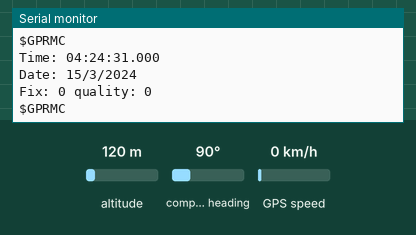
Simulated run of this sketch. Board: Teensy 4. Parts: the last lines printed to the serial monitor. Inputs (shaded band) come from the test bench; at power-on: altitude 120 m, compass heading 90°, GPS speed 0 km/h. The GPS gets a fix after 3 s at 37.7749, -122.4194 with 8 satellites; no radio packets arrive unless stated.

Above: at 2.3 s.
2.4 s: altitude set to 20 m
At 4.12 s:
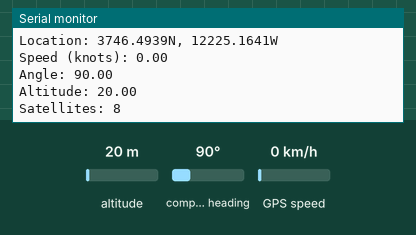
5.5 s: compass heading set to 7°
At 6.8 s:
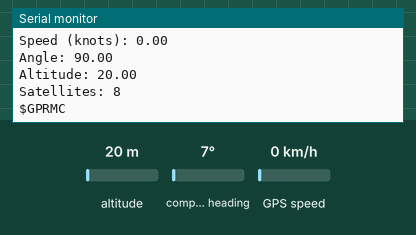
7.0 s: GPS speed set to 2 km/h
At 7.8 s:
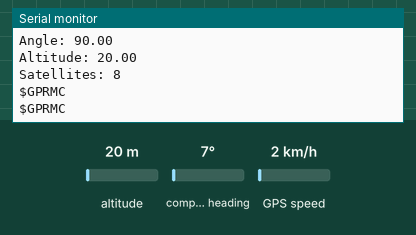
Timing chart, 0 to 10.0 s (numbered marks = the images above; inputs shaded):
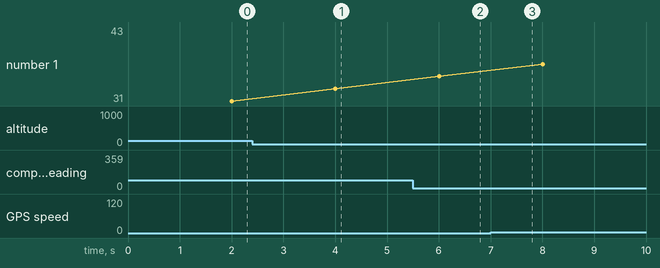

The sketch:

transmitter.ino
```cpp
// Feather9x_TX
// -*- mode: C++ -*-
// Example sketch showing how to create a simple messaging client (transmitter)
// with the RH_RF95 class. RH_RF95 class does not provide for addressing or
// reliability, so you should only use RH_RF95 if you do not need the higher
// level messaging abilities.
// It is designed to work with the other example Feather9x_RX

#include <SPI.h>
#include <RH_RF95.h>
#include <Adafruit_GPS.h>

/*for feather32u4 */
#define RFM95_CS 8
#define RFM95_RST 4
#define RFM95_INT 7


/* for feather m0
#define RFM95_CS 8
#define RFM95_RST 4
#define RFM95_INT 3
/*

/* for shield
#define RFM95_CS 10
#define RFM95_RST 9
#define RFM95_INT 7
*/

/* Feather 32u4 w/wing
#define RFM95_RST     11   // "A"
#define RFM95_CS      10   // "B"
#define RFM95_INT     2    // "SDA" (only SDA/SCL/RX/TX have IRQ!)
*/

/* Feather m0 w/wing
#define RFM95_RST     11   // "A"
#define RFM95_CS      10   // "B"
#define RFM95_INT     6    // "D"
*/

#if defined(ESP8266)
  /* for ESP w/featherwing */
  #define RFM95_CS  2    // "E"
  #define RFM95_RST 16   // "D"
  #define RFM95_INT 15   // "B"

#elif defined(ESP32)
  /* ESP32 feather w/wing */
  #define RFM95_RST     27   // "A"
  #define RFM95_CS      33   // "B"
  #define RFM95_INT     12   //  next to A

#elif defined(NRF52)
  /* nRF52832 feather w/wing */
  #define RFM95_RST     7   // "A"
  #define RFM95_CS      11   // "B"
  #define RFM95_INT     31   // "C"

#elif defined(TEENSYDUINO)
  /* Teensy 3.x w/wing */
  #define RFM95_RST     9   // "A"
  #define RFM95_CS      10   // "B"
  #define RFM95_INT     4    // "C"
#endif

// Change to 434.0 or other frequency, must match RX's freq!
#define RF95_FREQ 915.0

// Singleton instance of the radio driver
RH_RF95 rf95(RFM95_CS, RFM95_INT);

// what's the name of the hardware serial port?
#define GPSSerial Serial1

// Connect to the GPS on the hardware port
Adafruit_GPS GPS(&GPSSerial);

// Set GPSECHO to 'false' to turn off echoing the GPS data to the Serial console
// Set to 'true' if you want to debug and listen to the raw GPS sentences
#define GPSECHO false

uint32_t timer = millis();

void setup()
{
  pinMode(RFM95_RST, OUTPUT);
  digitalWrite(RFM95_RST, HIGH);

  Serial.begin(115200);

  delay(100);

  Serial.println("Feather LoRa TX Test!");
  Serial.println("Adafruit GPS library basic test!");

  // manual reset
  digitalWrite(RFM95_RST, LOW);
  delay(10);
  digitalWrite(RFM95_RST, HIGH);
  delay(10);

  while (!rf95.init()) {
    Serial.println("LoRa radio init failed");
    Serial.println("Uncomment '#define SERIAL_DEBUG' in RH_RF95.cpp for detailed debug info");
    while (1);
  }
  Serial.println("LoRa radio init OK!");

  // Defaults after init are 434.0MHz, modulation GFSK_Rb250Fd250, +13dbM
  if (!rf95.setFrequency(RF95_FREQ)) {
    Serial.println("setFrequency failed");
    while (1);
  }
  Serial.print("Set Freq to: "); Serial.println(RF95_FREQ);

  // Defaults after init are 434.0MHz, 13dBm, Bw = 125 kHz, Cr = 4/5, Sf = 128chips/symbol, CRC on

  // The default transmitter power is 13dBm, using PA_BOOST.
  // If you are using RFM95/96/97/98 modules which uses the PA_BOOST transmitter pin, then
  // you can set transmitter powers from 5 to 23 dBm:
  rf95.setTxPower(23, false);

  // 9600 NMEA is the default baud rate for Adafruit MTK GPS's- some use 4800
  GPS.begin(9600);
  // uncomment this line to turn on RMC (recommended minimum) and GGA (fix data) including altitude
  GPS.sendCommand(PMTK_SET_NMEA_OUTPUT_RMCGGA);
  // uncomment this line to turn on only the "minimum recommended" data
  //GPS.sendCommand(PMTK_SET_NMEA_OUTPUT_RMCONLY);
  // For parsing data, we don't suggest using anything but either RMC only or RMC+GGA since
  // the parser doesn't care about other sentences at this time
  // Set the update rate
  GPS.sendCommand(PMTK_SET_NMEA_UPDATE_1HZ); // 1 Hz update rate
  // For the parsing code to work nicely and have time to sort thru the data, and
  // print it out we don't suggest using anything higher than 1 Hz

  // Request updates on antenna status, comment out to keep quiet
  GPS.sendCommand(PGCMD_ANTENNA);

  delay(1000);

  // Ask for firmware version
  GPSSerial.println(PMTK_Q_RELEASE);
}

//int16_t packetnum = 0;  // packet counter, we increment per xmission


void loop()
{
  //- FOR GPS READ-OUT -
  char c = GPS.read();
  if (GPSECHO)
    if (c) Serial.print(c);

 if (GPS.newNMEAreceived()) {
    // a tricky thing here is if we print the NMEA sentence, or data
    // we end up not listening and catching other sentences!
    // so be very wary if using OUTPUT_ALLDATA and trying to print out data
    Serial.println(GPS.lastNMEA()); // this also sets the newNMEAreceived() flag to false
    if (!GPS.parse(GPS.lastNMEA())) // this also sets the newNMEAreceived() flag to false
      return; // we can fail to parse a sentence in which case we should just wait for another
  }

  // if millis() or timer wraps around, we'll just reset it
  if (timer > millis()) timer = millis();

  // approximately every 2 seconds or so, print out the current stats
  if (millis() - timer > 2000) {
    timer = millis(); // reset the timer
    Serial.print("\nTime: ");

    //Change the timezone and date
      //If hour < 6am, change hour to night time and switch back to one day
    if (GPS.hour < 6)
    {
      float ((GPS.hour) = 24 - (6 - GPS.hour));
      float ((GPS.day) = GPS.day - 1);
      //On the 1st day of the month, day is set to 1-1 = 0
      //thus, set back to the last day of previous month
      if (GPS.day == 0)
      {
        //Month that has 31st days
        //If month is Feb -> Jan
        //Apr -> Mar
        //Jun -> May
        //Aug -> Jul
        //Sep -> Aug
        //Nov -> Oct
        if (GPS.month == 2| GPS.month == 4| GPS.month == 6| GPS.month == 8| GPS.month == 9| GPS.month == 11)
        {
          float ((GPS.day) = 31);
          float ((GPS.month) = GPS.month - 1);
        }
        //Jan -> Dec - also has 31st days
        else if (GPS.month == 1)
        {
          float((GPS.day) = 31);
          float((GPS.month) = 12);
        }
        //If month is March, set back to Feb
        //If year is leap year, Feb has 29 days
        //Otherwise, Feb has 28 days
        else if (GPS.month == 3)
        {
          if (GPS.year%4 == 0)
          {
            float ((GPS.day) = 29);
            float ((GPS.month) = GPS.month - 1);
          }
          else
          {
            float ((GPS.day) = 28);
            float ((GPS.month) = GPS.month - 1);
          }
        }
        //Month that has 30th days
        //May -> Apr
        //Jul -> Jun
        //Oct -> Sep
        //Dec -> Nov
        else
        {
          float ((GPS.day) = 30);
          float ((GPS.month) = GPS.month - 1);
        }
      }
    }
    //If hour >= 6am, substract from 6 and date not changed
    else
    {
      float ((GPS.hour) = GPS.hour - 6);
    }

    if (GPS.hour < 10) { Serial.print('0'); }
    Serial.print(GPS.hour, DEC); Serial.print(':');
    if (GPS.minute < 10) { Serial.print('0'); }
    Serial.print(GPS.minute, DEC); Serial.print(':');
    if (GPS.seconds < 10) { Serial.print('0'); }
    Serial.print(GPS.seconds, DEC); Serial.print('.');
    if (GPS.milliseconds < 10) {
      Serial.print("00");
    } else if (GPS.milliseconds > 9 && GPS.milliseconds < 100) {
      Serial.print("0");
    }
    Serial.println(GPS.milliseconds);
    Serial.print("Date: ");
    Serial.print(GPS.day, DEC); Serial.print('/');
    Serial.print(GPS.month, DEC); Serial.print("/20");
    Serial.println(GPS.year, DEC);
    Serial.print("Fix: "); Serial.print((int)GPS.fix);
    Serial.print(" quality: "); Serial.println((int)GPS.fixquality);
    if (GPS.fix) {
      Serial.print("Location: ");
      Serial.print(GPS.latitude, 4); Serial.print(GPS.lat);
      Serial.print(", ");
      Serial.print(GPS.longitude, 4); Serial.println(GPS.lon);
      Serial.print("Speed (knots): "); Serial.println(GPS.speed);
      Serial.print("Angle: "); Serial.println(GPS.angle);
      Serial.print("Altitude: "); Serial.println(GPS.altitude);
      Serial.print("Satellites: "); Serial.println((int)GPS.satellites);

      //- FOR TRANSMITTING DATA -
      //Convert location float type to string type
      const float lat = GPS.latitude;
      const float lon = GPS.longitude;
      char bufflat[10];
      char bufflon[10];
      dtostrf(lat, 4, 4, bufflat);
      dtostrf(lon, 4, 4, bufflon);

      //Convert date float to string
      const float day = GPS.day;
      const float month = GPS.month;
      char buffday[10];
      char buffmon[10];
      dtostrf(day, 2, 0, buffday);
      dtostrf(month, 2, 0, buffmon);

      //Covert time float to string
      const float hr = GPS.hour;
      const float mins = GPS.minute;
      const float sec = GPS.seconds;
      char buffhr[10];
      char buffmins[10];
      char buffsec[10];
      dtostrf(hr, 2, 0, buffhr);
      dtostrf(mins, 2, 0, buffmins);
      dtostrf(sec, 2, 0, buffsec);

      //Send latitude and longitude
      //Send lat
      char latPack[10] = "Lat N: ";
      char buffer1[256];
      strncpy(buffer1, latPack, sizeof(buffer1));
      strncat(buffer1, bufflat, sizeof(buffer1));
      rf95.send((uint8_t*)buffer1, 20);

      //Send long
      char lonPack[10] = "Long W: ";
      char buffer2[256];
      strncpy(buffer2, lonPack, sizeof(buffer2));
      strncat(buffer2, bufflon, sizeof(buffer2));
      rf95.send((uint8_t*)buffer2, 20);

      //Send date and time
       //Add time
      char buffer3[256];
      strncpy(buffer3, buffhr, sizeof(buffer3));
      strncat(buffer3, ":", sizeof(buffer3));
      strncat(buffer3, buffmins, sizeof(buffer3));
      strncat(buffer3, ":", sizeof(buffer3));
      strncat(buffer3, buffsec, sizeof(buffer3));

      //Add date
      strncat(buffer3, ", ", sizeof(buffer3));
      strncat(buffer3, buffmon, sizeof(buffer3));
      strncat(buffer3, "/", sizeof(buffer3));
      strncat(buffer3, buffday, sizeof(buffer3));

       //Sending
      rf95.send((uint8_t*)buffer3, 20);

      rf95.waitPacketSent();
    }
  }
}
```

Measured:
- after the input at 2.4 s, the serial monitor: prints a new line after 1.6 s (image 1)
